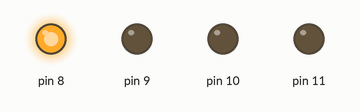
Simulated run of this sketch. Board: Arduino Uno, built with avr-gcc and run on an emulated ATmega328P. On the bench: output pins drawn as LEDs (lit = HIGH).

Above: at 0.1 s.
At 0.7 s:
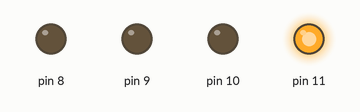
At 1.7 s:
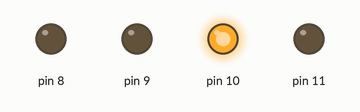
At 2.7 s:
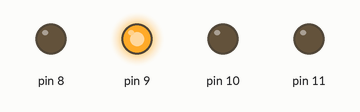
Timing chart, 0 to 3.0 s (numbered marks = the images above):
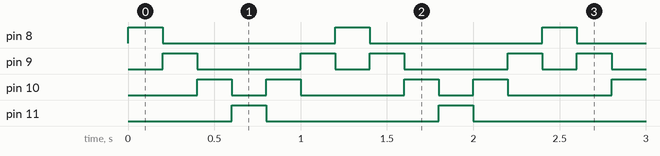

The sketch:

lab13c.ino
```cpp
void setup() {

  //DDRB |= (1 << PB0) | (1 << PB1) | (1 << PB2) | (1 << PB3);  // PB0-PB3 salidas Esta instruccion se utiliza solo cuando se intenta compilar el reto 2
  asm volatile (
    "in   r24, 0x04   \n\t"   // r24 = DDRB
    "ori  r24, 0x0F   \n\t"   // r24 |= 0b00001111  (PB0-PB3)
    "out  0x04, r24   \n\t"   // DDRB = r24
    : : : "r24"
  );
}

void loop() {
//Codigo dado por el profesor
//  for (int i = 0; i < 4; i++) {
//    PORTB = (1 << i);         // Enciende solo el LED i (1, 2, 4, 8)
//    delay(200);
//  }

// Codigo del primer reto
//  for (uint8_t i = 0; i < 4; i++) {
//    uint8_t valor = (1 << i);                                  // 0b0001, 0b0010, 0b0100, 0b1000
//    asm volatile ("out %0, %1" : : "I" (0x05), "r" (valor));   // PORTB = valor
//    delay(200);
//  }

// Codigo del segundo reto
  // Secuencia: LED1 -> LED2 -> LED3 -> LED4 -> LED3 -> LED2 -> (repite desde LED1)
  // r18 guarda el patron del LED encendido.
  asm volatile (
    "    ldi  r18, 0x01        \n\t"  // patron inicial: LED1 (PB0)

    // ---------- IDA: 0x01 -> 0x02 -> 0x04 -> 0x08 ----------
    "1:  out  0x05, r18        \n\t"  // PORTB = r18 (enciende un LED)
    "    rcall 9f              \n\t"  // retardo 200 ms
    "    cpi  r18, 0x08        \n\t"  // llegamos al LED4?
    "    breq 3f               \n\t"  //   si -> empezar la vuelta
    "    lsl  r18              \n\t"  // desplazar a la izquierda (siguiente LED)
    "    rjmp 1b               \n\t"

    // ---------- VUELTA: 0x04 -> 0x02 ----------
    "3:  lsr  r18              \n\t"  // desplazar a la derecha (LED anterior)
    "    out  0x05, r18        \n\t"
    "    rcall 9f              \n\t"  // retardo 200 ms
    "    cpi  r18, 0x02        \n\t"  // llegamos al LED2?
    "    brne 3b               \n\t"  //   no -> seguir regresando
    "    rjmp 8f               \n\t"  // si -> salir (loop() vuelve a empezar en LED1)

    // ---------- Subrutina de retardo: 200 ms
    "9:  ldi  r24, lo8(200)    \n\t"
    "    ldi  r25, hi8(200)    \n\t"
    "4:  ldi  r26, lo8(3999)   \n\t"
    "    ldi  r27, hi8(3999)   \n\t"
    "5:  sbiw r26, 1           \n\t"
    "    brne 5b               \n\t"
    "    sbiw r24, 1           \n\t"
    "    brne 4b               \n\t"
    "    ret                   \n\t"
    "8:                        \n\t"
    :
    :
    : "r18", "r24", "r25", "r26", "r27"
  );

}
```

Measured:
- by itself, pin 8, pin 11: alternates HIGH for 0.20 s and LOW for 1.0 s
- by itself, pin 9: repeats every 1.2 s: LOW 0.60 s, HIGH 0.20 s, LOW 0.20 s, HIGH 0.20 s
- by itself, pin 10: repeats every 1.2 s: LOW 0.20 s, HIGH 0.20 s, LOW 0.60 s, HIGH 0.20 s
